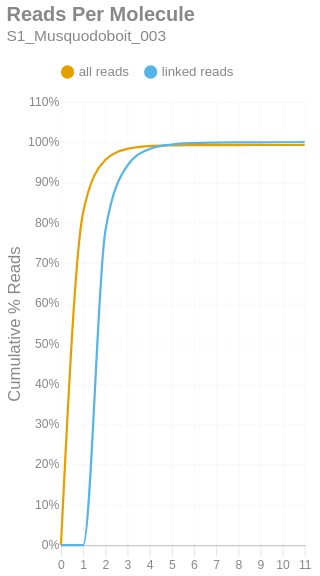

This figure's notebook cell:
### Markdown cell above
### Reads per Molecule
This chart shows the cumulative distribution of the number of reads per linked molecule. That is, how many alignments are associated with a unique molecule. This excludes the number of reads associated with invalid or absent linked-read barcodes. The `linked` histogram is the percentages recalculated when disregarding singletons.

### Code cell
if SKIPLR:
    print_html(f"Skipped")
else:
    counts = np.bincount(valids['reads'].cast(pl.Int64).to_numpy())
    weighted = counts * np.arange(len(counts))
    all_perc = weighted / n_reads
    linked_perc = weighted / n_linked_reads
    linked_perc[1] = 0
    binned_df = pl.DataFrame({
        'readsper': list(range(len(counts))),
        'all reads (cumsum)': np.cumsum(all_perc).tolist(),
        'linked reads (cumsum)': np.cumsum(linked_perc).tolist(),
    })

    with SafeRender(binned_df):
        (
            density_plot(binned_df, 'Reads Per Molecule', samplename, 'readspmol')
            .encode(
                x=alt.X('readsper:O', title=None).axis(labelAngle=0).scale(padding=0),
                y=alt.Y('value:Q', title='Cumulative % Reads').axis(format='%').stack(False),
                color=alt.Color("key:N").scale(domain=["all reads", "linked reads"]),
                tooltip=[
                    alt.Tooltip("key:N", title="Data Type"),
                    alt.Tooltip("readsper:O", title="Reads Per Molecule"),
                    alt.Tooltip("value:Q", format=".2%", title="% Reads (Cum.)")
                ]            
            )
        ).display()

### Figure 1 — Vega-Lite specification as saved in the notebook (floating-point values rounded to 4 significant figures)
{"width": "container", "height": 400, "config": {"title": {"anchor": "start", "dy": -15, "fontSize": 18, "color": "#888888", "subtitleColor": "#888888", "subtitleFontSize": 14}, "arc": {"fill": "#0072B2"}, "axis": {"domainColor": "#888888", "domainWidth": 0.5, "gridWidth": 0.2, "grid": false, "titleFontWeight": 400, "titleFontSize": 15, "labelFontSize": 11, "labelColor": "#888888", "tickColor": "#888888", "tickWidth": 0.2, "titleColor": "#888888"}, "axisBand": {"grid": false}, "axisX": {"grid": true, "tickSize": 10, "domainCap": "round"}, "axisY": {"domain": false, "grid": true, "tickSize": 0, "domainCap": "round"}, "background": "transparent", "header": {"labelFontSize": 15, "labelColor": "#888888", "titleFontSize": 15, "titleFontWeight": 600, "titleColor": "#888888"}, "legend": {"labelFont": "sans-serif", "labelFontSize": 12, "labelColor": "#888888", "symbolSize": 100, "symbolType": "circle", "titleFontSize": 12, "titlePadding": 10, "titleColor": "#888888", "title": null, "orient": "top"}, "range": {"category": ["#E69F00", "#56B4E9", "#009E73", "#F0E442", "#0072B2", "#D55E00", "#CC79A7", "#000000"], "diverging": ["#cfe8f3", "#a2d4ec", "#73bfe2", "#46abdb", "#1696d2", "#12719e"]}, "area": {"fill": "#0072B2", "fillOpacity": 0.7, "line": true, "strokeOpacity": 0.7}, "line": {"color": "#0072B2", "stroke": "#0072B2", "strokeWidth": 2}, "trail": {"color": "#0072B2", "stroke": "#0072B2", "strokeWidth": 0, "size": 1}, "point": {"filled": true, "fillOpacity": 1.0, "size": 95}, "text": {"color": "#888888", "fontSize": 11, "align": "right", "fontWeight": 400, "size": 11}, "bar": {"fill": "#0072B2", "stroke": null}, "view": {"stroke": null, "continuousWidth": 660, "continuousHeight": 400}}, "data": {"name": "data-45b48dd5c4668e4591356f527f29780e"}, "mark": {"type": "line", "interpolate": "monotone", "point": {"opacity": 0, "size": 275}}, "encoding": {"color": {"field": "key", "scale": {"domain": ["all reads", "linked reads"]}, "type": "nominal"}, "tooltip": [{"field": "key", "title": "Data Type", "type": "nominal"}, {"field": "readsper", "title": "Reads Per Molecule", "type": "ordinal"}, {"field": "value", "format": ".2%", "title": "% Reads (Cum.)", "type": "quantitative"}], "x": {"axis": {"labelAngle": 0}, "field": "readsper", "scale": {"padding": 0}, "title": null, "type": "ordinal"}, "y": {"axis": {"format": "%"}, "field": "value", "stack": false, "title": "Cumulative % Reads", "type": "quantitative"}}, "params": [{"name": "param_c36ac31b6afebe62", "select": {"type": "point", "fields": ["key"]}, "bind": "legend"}], "title": {"text": "Reads Per Molecule", "subtitle": "S1_Musquodoboit_003"}, "transform": [{"fold": ["all reads (cumsum)", "linked reads (cumsum)"]}, {"calculate": "replace(datum.key, ' (cumsum)', '')", "as": "key"}, {"filter": {"param": "param_c36ac31b6afebe62"}}], "usermeta": {"embedOptions": {"downloadFileName": "S1_Musquodoboit_003.readspmol"}}, "$schema": "https://vega.github.io/schema/vega-lite/v6.1.0.json", "datasets": {"data-45b48dd5c4668e4591356f527f29780e": [{"readsper": 0, "all reads (cumsum)": 0.0, "linked reads (cumsum)": 0.0}, {"readsper": 1, "all reads (cumsum)": 0.8255, "linked reads (cumsum)": 0.0}, {"readsper": 2, "all reads (cumsum)": 0.9559, "linked reads (cumsum)": 0.7781}, {"readsper": 3, "all reads (cumsum)": 0.9834, "linked reads (cumsum)": 0.942}, {"readsper": 4, "all reads (cumsum)": 0.9903, "linked reads (cumsum)": 0.9832}, {"readsper": 5, "all reads (cumsum)": 0.9922, "linked reads (cumsum)": 0.9944}, {"readsper": 6, "all reads (cumsum)": 0.9928, "linked reads (cumsum)": 0.998}, {"readsper": 7, "all reads (cumsum)": 0.993, "linked reads (cumsum)": 0.9992}, {"readsper": 8, "all reads (cumsum)": 0.9931, "linked reads (cumsum)": 0.9996}, {"readsper": 9, "all reads (cumsum)": 0.9931, "linked reads (cumsum)": 0.9998}, {"readsper": 10, "all reads (cumsum)": 0.9931, "linked reads (cumsum)": 0.9999}, {"readsper": 11, "all reads (cumsum)": 0.9931, "linked reads (cumsum)": 1.0}]}}
